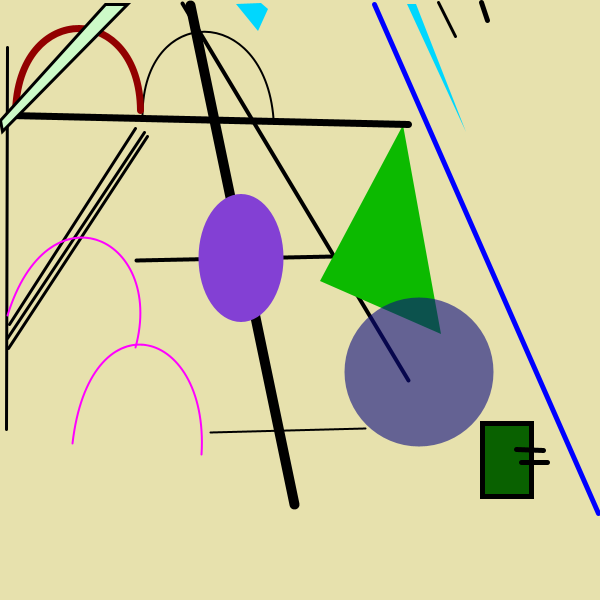
Frame 1 (no input)
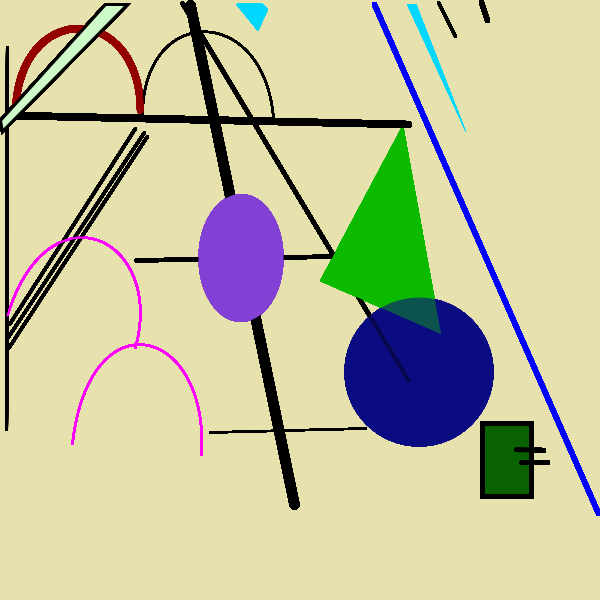
Frame 60 (the mouse pressed at the canvas centre just before this capture)
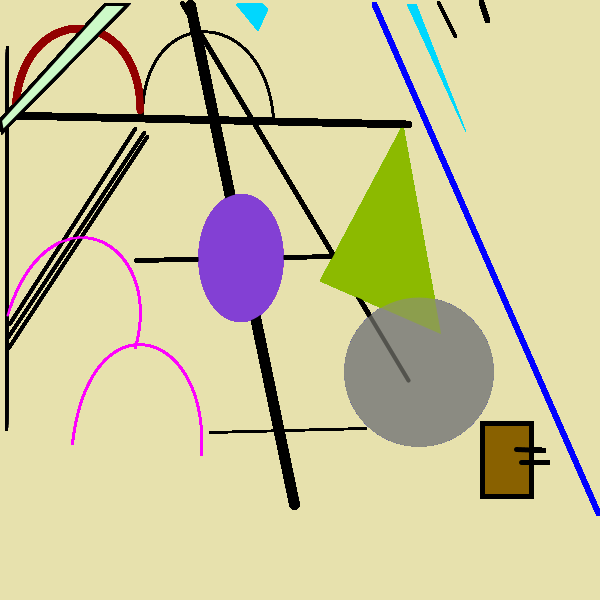
Frame 120 (the mouse held since frame 60 and released just before this capture)

The Processing sketch that drew these frames (run headless with seeded random() and noise(); from frame 60 on, the mouse is pressed at the canvas centre):

// Processing sketch: processing_141090
// ── processing_141090.pde

/*
Konkuk University
SOS iDesign
 
Name: yun sojung
ID: luv7286
 
*/
 
PImage img;
 
void setup(){
size (600, 600);
// noLoop();
smooth();
colorMode (RGB, 600);
background(545.2, 531.1, 408.9);
 // put the image in the same folder as the processing file
}
 
void draw(){
println(mouseX + " : " + mouseY);
// here you add your code with all shapes and colors.
 
//line
stroke(0, 0, 0);
strokeWeight(4);
line(182, 3, 408, 380);
line(136, 260, 334, 256);
strokeWeight(2);
line(210, 432, 365, 428);
strokeWeight(3);
line(135, 128, 9, 324);
line(8, 348, 147, 136);
line(144, 132, 7, 338);
strokeWeight(10);
line(190, 5, 294, 504);
noStroke();
fill(0,507.6,599.25);
triangle(407, 4, 416, 4, 466, 132);
stroke(0, 0, 0);
strokeWeight(3);
line(7, 47, 6, 429);
line(438, 2, 455, 36);
strokeWeight(5);
line(481, 2, 487, 20);
 
stroke(0, 0, 600);
strokeWeight(5);
line(374, 4, 598, 513);
noStroke();
fill(mouseX+30, 439.48, 0);
triangle(403, 125, 320, 281, 441, 334);
fill(mouseX+30, mouseY+30, 305.5, 359.55);
ellipse(419, 372, 149, 149);
 
//rect
stroke(0, 0, 0);
strokeWeight(5);
fill(mouseX+23, 230.5, 0);
rectMode(CENTER);
rect(507, 460, 49, 73);
stroke(0, 0, 0);
strokeWeight(5);
line(543, 450, 516, 449);
line(547, 462, 521, 462);
strokeWeight(7);
line(10, 115, 408, 124);
 
//bezier
noFill();
stroke(600, 0, 600);
strokeWeight(2);
bezier(72, 443, 89, 295, 209, 325, 201, 454);
bezier(7, 315, 48, 182, 165, 237, 135, 347);
stroke(0, 0, 0);
bezier(142, 114, 143, 3, 264, 3, 273, 118);
stroke(345, 0, 0);
strokeWeight(7);
bezier(15, 114, 16, 0, 139, 0, 140, 110);
 
//quad
fill(484.1,589.85,472.35);
stroke(0, 0, 0);
strokeWeight(3);
quad(0, 120, 2, 131, 127, 4, 105, 4);
noStroke();
fill(0, 507.6, 599.25);
quad(236, 4, 258, 31, 268, 9, 261, 3);
 
//ellipse
noStroke();
fill(308.8, 152.75, 500.95);
ellipse(241, 258, 85, 128);
 
//point
point(178, 326);
 
//
 
 
}
